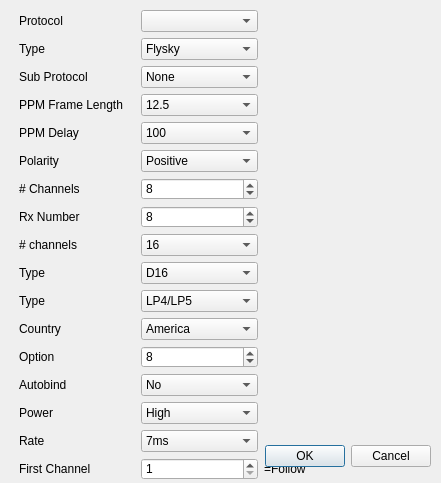
<?xml version="1.0" encoding="UTF-8"?>
<ui version="4.0">
 <class>ProtocolDialog</class>
 <widget class="QDialog" name="ProtocolDialog">
  <property name="geometry">
   <rect>
    <x>0</x>
    <y>0</y>
    <width>441</width>
    <height>483</height>
   </rect>
  </property>
  <property name="windowTitle">
   <string>Dialog</string>
  </property>
  <widget class="QDialogButtonBox" name="buttonBox">
   <property name="geometry">
    <rect>
     <x>70</x>
     <y>440</y>
     <width>361</width>
     <height>32</height>
    </rect>
   </property>
   <property name="orientation">
    <enum>Qt::Horizontal</enum>
   </property>
   <property name="standardButtons">
    <set>QDialogButtonBox::Cancel|QDialogButtonBox::Ok</set>
   </property>
  </widget>
  <widget class="QWidget" name="gridLayoutWidget">
   <property name="geometry">
    <rect>
     <x>19</x>
     <y>10</y>
     <width>361</width>
     <height>470</height>
    </rect>
   </property>
   <layout class="QGridLayout" name="gridLayout">
    <item row="0" column="1">
     <widget class="QComboBox" name="ProtocolCB"/>
    </item>
    <item row="0" column="0">
     <widget class="QLabel" name="label">
      <property name="text">
       <string>Protocol</string>
      </property>
     </widget>
    </item>
    <item row="4" column="1">
     <widget class="QComboBox" name="ppmFrameLengthCB">
      <item>
       <property name="text">
        <string>12.5</string>
       </property>
      </item>
      <item>
       <property name="text">
        <string>13.0</string>
       </property>
      </item>
      <item>
       <property name="text">
        <string>13.5</string>
       </property>
      </item>
      <item>
       <property name="text">
        <string>14.0</string>
       </property>
      </item>
      <item>
       <property name="text">
        <string>14.5</string>
       </property>
      </item>
      <item>
       <property name="text">
        <string>15.0</string>
       </property>
      </item>
      <item>
       <property name="text">
        <string>15.5</string>
       </property>
      </item>
      <item>
       <property name="text">
        <string>16.0</string>
       </property>
      </item>
      <item>
       <property name="text">
        <string>16.5</string>
       </property>
      </item>
      <item>
       <property name="text">
        <string>17.0</string>
       </property>
      </item>
      <item>
       <property name="text">
        <string>17.5</string>
       </property>
      </item>
      <item>
       <property name="text">
        <string>18.0</string>
       </property>
      </item>
      <item>
       <property name="text">
        <string>18.5</string>
       </property>
      </item>
      <item>
       <property name="text">
        <string>19.0</string>
       </property>
      </item>
      <item>
       <property name="text">
        <string>19.5</string>
       </property>
      </item>
      <item>
       <property name="text">
        <string>20.0</string>
       </property>
      </item>
      <item>
       <property name="text">
        <string>20.5</string>
       </property>
      </item>
      <item>
       <property name="text">
        <string>21.0</string>
       </property>
      </item>
      <item>
       <property name="text">
        <string>21.5</string>
       </property>
      </item>
      <item>
       <property name="text">
        <string>22.0</string>
       </property>
      </item>
      <item>
       <property name="text">
        <string>22.5</string>
       </property>
      </item>
      <item>
       <property name="text">
        <string>23.0</string>
       </property>
      </item>
      <item>
       <property name="text">
        <string>23.5</string>
       </property>
      </item>
      <item>
       <property name="text">
        <string>24.0</string>
       </property>
      </item>
      <item>
       <property name="text">
        <string>24.5</string>
       </property>
      </item>
      <item>
       <property name="text">
        <string>25.0</string>
       </property>
      </item>
      <item>
       <property name="text">
        <string>25.5</string>
       </property>
      </item>
      <item>
       <property name="text">
        <string>26.0</string>
       </property>
      </item>
      <item>
       <property name="text">
        <string>26.5</string>
       </property>
      </item>
      <item>
       <property name="text">
        <string>27.0</string>
       </property>
      </item>
      <item>
       <property name="text">
        <string>27.5</string>
       </property>
      </item>
      <item>
       <property name="text">
        <string>28.0</string>
       </property>
      </item>
      <item>
       <property name="text">
        <string>28.5</string>
       </property>
      </item>
      <item>
       <property name="text">
        <string>29.0</string>
       </property>
      </item>
      <item>
       <property name="text">
        <string>29.5</string>
       </property>
      </item>
      <item>
       <property name="text">
        <string>30.0</string>
       </property>
      </item>
      <item>
       <property name="text">
        <string>30.5</string>
       </property>
      </item>
      <item>
       <property name="text">
        <string>31.0</string>
       </property>
      </item>
      <item>
       <property name="text">
        <string>31.5</string>
       </property>
      </item>
      <item>
       <property name="text">
        <string>32.0</string>
       </property>
      </item>
      <item>
       <property name="text">
        <string>32.5</string>
       </property>
      </item>
     </widget>
    </item>
    <item row="4" column="0">
     <widget class="QLabel" name="ppmFrameLabel">
      <property name="text">
       <string>PPM Frame Length</string>
      </property>
     </widget>
    </item>
    <item row="5" column="1">
     <widget class="QComboBox" name="ppmDelayCB">
      <item>
       <property name="text">
        <string>100</string>
       </property>
      </item>
      <item>
       <property name="text">
        <string>150</string>
       </property>
      </item>
      <item>
       <property name="text">
        <string>200</string>
       </property>
      </item>
      <item>
       <property name="text">
        <string>250</string>
       </property>
      </item>
      <item>
       <property name="text">
        <string>300</string>
       </property>
      </item>
      <item>
       <property name="text">
        <string>350</string>
       </property>
      </item>
      <item>
       <property name="text">
        <string>400</string>
       </property>
      </item>
      <item>
       <property name="text">
        <string>450</string>
       </property>
      </item>
      <item>
       <property name="text">
        <string>500</string>
       </property>
      </item>
      <item>
       <property name="text">
        <string>550</string>
       </property>
      </item>
      <item>
       <property name="text">
        <string>600</string>
       </property>
      </item>
      <item>
       <property name="text">
        <string>650</string>
       </property>
      </item>
      <item>
       <property name="text">
        <string>700</string>
       </property>
      </item>
      <item>
       <property name="text">
        <string>750</string>
       </property>
      </item>
      <item>
       <property name="text">
        <string>800</string>
       </property>
      </item>
     </widget>
    </item>
    <item row="5" column="0">
     <widget class="QLabel" name="ppmDelayLabel">
      <property name="text">
       <string>PPM Delay</string>
      </property>
     </widget>
    </item>
    <item row="6" column="1">
     <widget class="QComboBox" name="ppmPolarityCB">
      <item>
       <property name="text">
        <string>Positive</string>
       </property>
      </item>
      <item>
       <property name="text">
        <string>Negative</string>
       </property>
      </item>
     </widget>
    </item>
    <item row="6" column="0">
     <widget class="QLabel" name="ppmPolarityLabel">
      <property name="text">
       <string>Polarity</string>
      </property>
     </widget>
    </item>
    <item row="7" column="1">
     <widget class="QSpinBox" name="channelsSB">
      <property name="minimum">
       <number>4</number>
      </property>
      <property name="maximum">
       <number>16</number>
      </property>
      <property name="value">
       <number>8</number>
      </property>
     </widget>
    </item>
    <item row="7" column="0">
     <widget class="QLabel" name="channelsLabel">
      <property name="text">
       <string># Channels</string>
      </property>
     </widget>
    </item>
    <item row="8" column="1">
     <widget class="QSpinBox" name="rxNumberSB">
      <property name="minimum">
       <number>0</number>
      </property>
      <property name="maximum">
       <number>124</number>
      </property>
      <property name="value">
       <number>8</number>
      </property>
     </widget>
    </item>
    <item row="8" column="0">
     <widget class="QLabel" name="rxNumberLabel">
      <property name="text">
       <string>Rx Number</string>
      </property>
     </widget>
    </item>
    <item row="9" column="1">
     <widget class="QComboBox" name="xjtChannelsCB">
      <item>
       <property name="text">
        <string>16</string>
       </property>
      </item>
      <item>
       <property name="text">
        <string>8</string>
       </property>
      </item>
     </widget>
    </item>
    <item row="9" column="0">
     <widget class="QLabel" name="xjtChannelsLabel">
      <property name="text">
       <string># channels</string>
      </property>
     </widget>
    </item>
    <item row="1" column="0">
     <widget class="QLabel" name="multiTypeLabel">
      <property name="text">
       <string>Type</string>
      </property>
     </widget>
    </item>
    <item row="1" column="1">
     <widget class="QComboBox" name="multiTypeCB">
      <item>
       <property name="text">
        <string>Flysky</string>
       </property>
      </item>
      <item>
       <property name="text">
        <string>Hubsan</string>
       </property>
      </item>
      <item>
       <property name="text">
        <string>FrskyD</string>
       </property>
      </item>
      <item>
       <property name="text">
        <string>Hisky</string>
       </property>
      </item>
      <item>
       <property name="text">
        <string>V2x2</string>
       </property>
      </item>
      <item>
       <property name="text">
        <string>DSM</string>
       </property>
      </item>
      <item>
       <property name="text">
        <string>Devo</string>
       </property>
      </item>
      <item>
       <property name="text">
        <string>YD717</string>
       </property>
      </item>
      <item>
       <property name="text">
        <string>KN</string>
       </property>
      </item>
      <item>
       <property name="text">
        <string>SymaX</string>
       </property>
      </item>
      <item>
       <property name="text">
        <string>SLT</string>
       </property>
      </item>
      <item>
       <property name="text">
        <string>CX10</string>
       </property>
      </item>
      <item>
       <property name="text">
        <string>CG023</string>
       </property>
      </item>
      <item>
       <property name="text">
        <string>Bayang</string>
       </property>
      </item>
      <item>
       <property name="text">
        <string>FrskyX</string>
       </property>
      </item>
      <item>
       <property name="text">
        <string>ESky</string>
       </property>
      </item>
      <item>
       <property name="text">
        <string>MT99xx</string>
       </property>
      </item>
      <item>
       <property name="text">
        <string>MJXq</string>
       </property>
      </item>
      <item>
       <property name="text">
        <string>Shenqi</string>
       </property>
      </item>
      <item>
       <property name="text">
        <string>FY326</string>
       </property>
      </item>
      <item>
       <property name="text">
        <string>SFHSS</string>
       </property>
      </item>
      <item>
       <property name="text">
        <string>J6PRO</string>
       </property>
      </item>
      <item>
       <property name="text">
        <string>FQ777</string>
       </property>
      </item>
      <item>
       <property name="text">
        <string>ASSAN</string>
       </property>
      </item>
      <item>
       <property name="text">
        <string>FrskyV</string>
       </property>
      </item>
      <item>
       <property name="text">
        <string>Hontai</string>
       </property>
      </item>
      <item>
       <property name="text">
        <string>OpenLRS</string>
       </property>
      </item>
      <item>
       <property name="text">
        <string>AFHD2SA</string>
       </property>
      </item>
      <item>
       <property name="text">
        <string>28</string>
       </property>
      </item>
      <item>
       <property name="text">
        <string>29</string>
       </property>
      </item>
      <item>
       <property name="text">
        <string>30</string>
       </property>
      </item>
      <item>
       <property name="text">
        <string>31</string>
       </property>
      </item>
      <item>
       <property name="text">
        <string>32</string>
       </property>
      </item>
      <item>
       <property name="text">
        <string>33</string>
       </property>
      </item>
      <item>
       <property name="text">
        <string>34</string>
       </property>
      </item>
      <item>
       <property name="text">
        <string>35</string>
       </property>
      </item>
      <item>
       <property name="text">
        <string>36</string>
       </property>
      </item>
      <item>
       <property name="text">
        <string>37</string>
       </property>
      </item>
      <item>
       <property name="text">
        <string>38</string>
       </property>
      </item>
      <item>
       <property name="text">
        <string>39</string>
       </property>
      </item>
      <item>
       <property name="text">
        <string>40</string>
       </property>
      </item>
      <item>
       <property name="text">
        <string>41</string>
       </property>
      </item>
      <item>
       <property name="text">
        <string>42</string>
       </property>
      </item>
      <item>
       <property name="text">
        <string>43</string>
       </property>
      </item>
      <item>
       <property name="text">
        <string>44</string>
       </property>
      </item>
      <item>
       <property name="text">
        <string>45</string>
       </property>
      </item>
      <item>
       <property name="text">
        <string>46</string>
       </property>
      </item>
      <item>
       <property name="text">
        <string>47</string>
       </property>
      </item>
      <item>
       <property name="text">
        <string>48</string>
       </property>
      </item>
      <item>
       <property name="text">
        <string>49</string>
       </property>
      </item>
      <item>
       <property name="text">
        <string>50</string>
       </property>
      </item>
      <item>
       <property name="text">
        <string>51</string>
       </property>
      </item>
      <item>
       <property name="text">
        <string>52</string>
       </property>
      </item>
      <item>
       <property name="text">
        <string>53</string>
       </property>
      </item>
      <item>
       <property name="text">
        <string>54</string>
       </property>
      </item>
      <item>
       <property name="text">
        <string>55</string>
       </property>
      </item>
      <item>
       <property name="text">
        <string>56</string>
       </property>
      </item>
      <item>
       <property name="text">
        <string>57</string>
       </property>
      </item>
      <item>
       <property name="text">
        <string>58</string>
       </property>
      </item>
      <item>
       <property name="text">
        <string>59</string>
       </property>
      </item>
      <item>
       <property name="text">
        <string>60</string>
       </property>
      </item>
      <item>
       <property name="text">
        <string>61</string>
       </property>
      </item>
      <item>
       <property name="text">
        <string>62</string>
       </property>
      </item>
     </widget>
    </item>
    <item row="10" column="0">
     <widget class="QLabel" name="xjtTypeLabel">
      <property name="text">
       <string>Type</string>
      </property>
     </widget>
    </item>
    <item row="10" column="1">
     <widget class="QComboBox" name="xjtTypeCB">
      <item>
       <property name="text">
        <string>D16</string>
       </property>
      </item>
      <item>
       <property name="text">
        <string>D8</string>
       </property>
      </item>
      <item>
       <property name="text">
        <string>LRP</string>
       </property>
      </item>
     </widget>
    </item>
    <item row="11" column="0">
     <widget class="QLabel" name="dsmTypeLabel">
      <property name="text">
       <string>Type</string>
      </property>
     </widget>
    </item>
    <item row="11" column="1">
     <widget class="QComboBox" name="dsmTypeCB">
      <item>
       <property name="text">
        <string>LP4/LP5</string>
       </property>
      </item>
      <item>
       <property name="text">
        <string>DSM2only</string>
       </property>
      </item>
      <item>
       <property name="text">
        <string>DSM2/DSMX</string>
       </property>
      </item>
      <item>
       <property name="text">
        <string>9XR-DSM</string>
       </property>
      </item>
     </widget>
    </item>
    <item row="12" column="0">
     <widget class="QLabel" name="xjtCountryLabel">
      <property name="text">
       <string>Country</string>
      </property>
     </widget>
    </item>
    <item row="12" column="1">
     <widget class="QComboBox" name="xjtCountryCB">
      <item>
       <property name="text">
        <string>America</string>
       </property>
      </item>
      <item>
       <property name="text">
        <string>Japan</string>
       </property>
      </item>
      <item>
       <property name="text">
        <string>Europe</string>
       </property>
      </item>
     </widget>
    </item>
    <item row="13" column="0">
     <widget class="QLabel" name="optionLabel">
      <property name="text">
       <string>Option</string>
      </property>
     </widget>
    </item>
    <item row="13" column="1">
     <widget class="QSpinBox" name="optionSB">
      <property name="minimum">
       <number>-128</number>
      </property>
      <property name="maximum">
       <number>127</number>
      </property>
      <property name="value">
       <number>8</number>
      </property>
     </widget>
    </item>
    <item row="14" column="0">
     <widget class="QLabel" name="autobindLabel">
      <property name="text">
       <string>Autobind</string>
      </property>
     </widget>
    </item>
    <item row="14" column="1">
     <widget class="QComboBox" name="autobindCB">
      <item>
       <property name="text">
        <string>No</string>
       </property>
      </item>
      <item>
       <property name="text">
        <string>Yes</string>
       </property>
      </item>
     </widget>
    </item>
    <item row="15" column="0">
     <widget class="QLabel" name="powerLabel">
      <property name="text">
       <string>Power</string>
      </property>
     </widget>
    </item>
    <item row="15" column="1">
     <widget class="QComboBox" name="powerCB">
      <item>
       <property name="text">
        <string>High</string>
       </property>
      </item>
      <item>
       <property name="text">
        <string>Low</string>
       </property>
      </item>
     </widget>
    </item>
    <item row="17" column="0">
     <widget class="QLabel" name="startChannelLabel">
      <property name="text">
       <string>First Channel</string>
      </property>
     </widget>
    </item>
    <item row="17" column="1">
     <widget class="QSpinBox" name="startChannelSB">
      <property name="minimum">
       <number>1</number>
      </property>
      <property name="maximum">
       <number>17</number>
      </property>
      <property name="value">
       <number>1</number>
      </property>
     </widget>
    </item>
    <item row="18" column="1">
     <spacer name="verticalSpacer">
      <property name="orientation">
       <enum>Qt::Vertical</enum>
      </property>
      <property name="sizeHint" stdset="0">
       <size>
        <width>20</width>
        <height>40</height>
       </size>
      </property>
     </spacer>
    </item>
    <item row="2" column="0">
     <widget class="QLabel" name="multiSubProtocolLabel">
      <property name="text">
       <string>Sub Protocol</string>
      </property>
     </widget>
    </item>
    <item row="16" column="1">
     <widget class="QComboBox" name="rateCB">
      <item>
       <property name="text">
        <string>7ms</string>
       </property>
      </item>
      <item>
       <property name="text">
        <string>8ms</string>
       </property>
      </item>
      <item>
       <property name="text">
        <string>9ms</string>
       </property>
      </item>
      <item>
       <property name="text">
        <string>10ms</string>
       </property>
      </item>
      <item>
       <property name="text">
        <string>11ms</string>
       </property>
      </item>
     </widget>
    </item>
    <item row="16" column="0">
     <widget class="QLabel" name="rateLabel">
      <property name="text">
       <string>Rate</string>
      </property>
     </widget>
    </item>
    <item row="2" column="1">
     <widget class="QComboBox" name="multiSubProtocolCB">
      <item>
       <property name="text">
        <string>None</string>
       </property>
      </item>
     </widget>
    </item>
    <item row="17" column="2">
     <widget class="QLabel" name="followLabel">
      <property name="text">
       <string>=Follow</string>
      </property>
     </widget>
    </item>
    <item row="0" column="2">
     <widget class="QLabel" name="followLabel_2">
      <property name="text">
       <string/>
      </property>
     </widget>
    </item>
   </layout>
  </widget>
  <zorder>gridLayoutWidget</zorder>
  <zorder>buttonBox</zorder>
 </widget>
 <resources/>
 <connections>
  <connection>
   <sender>buttonBox</sender>
   <signal>accepted()</signal>
   <receiver>ProtocolDialog</receiver>
   <slot>accept()</slot>
   <hints>
    <hint type="sourcelabel">
     <x>248</x>
     <y>254</y>
    </hint>
    <hint type="destinationlabel">
     <x>157</x>
     <y>274</y>
    </hint>
   </hints>
  </connection>
  <connection>
   <sender>buttonBox</sender>
   <signal>rejected()</signal>
   <receiver>ProtocolDialog</receiver>
   <slot>reject()</slot>
   <hints>
    <hint type="sourcelabel">
     <x>316</x>
     <y>260</y>
    </hint>
    <hint type="destinationlabel">
     <x>286</x>
     <y>274</y>
    </hint>
   </hints>
  </connection>
 </connections>
</ui>
